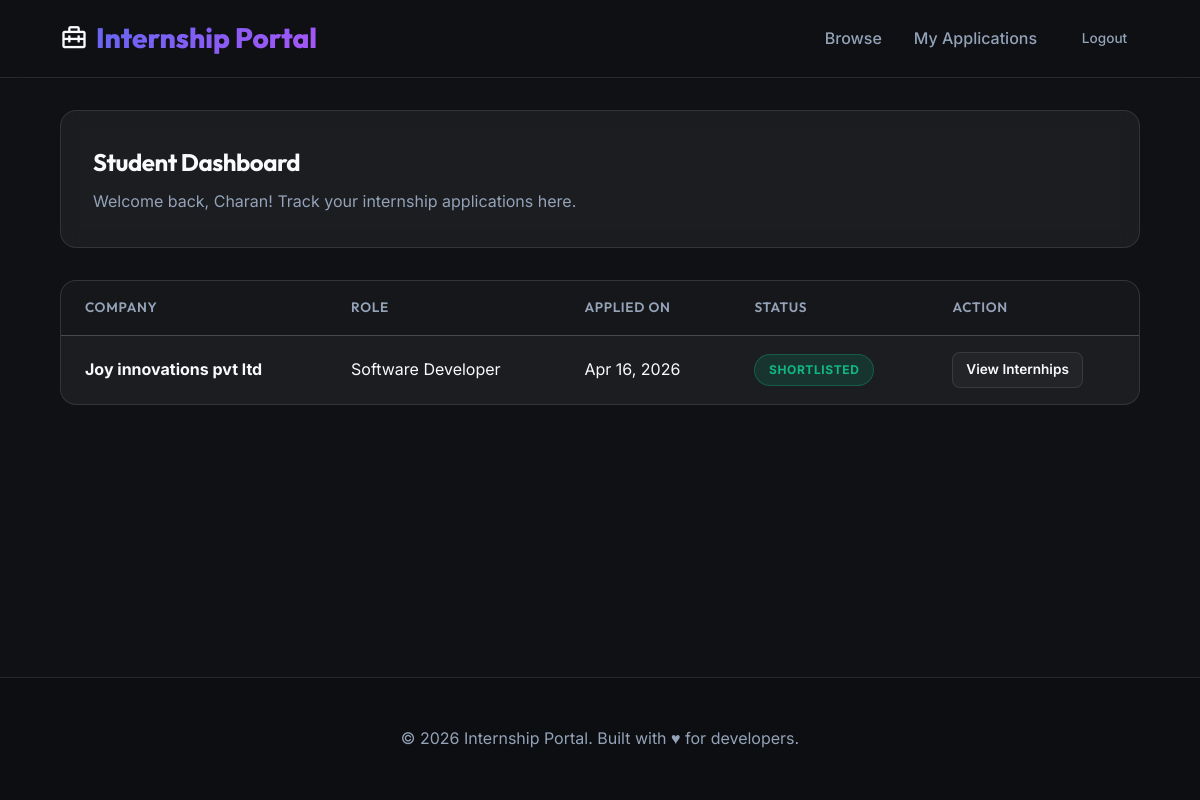
/dashboard/ (signed in), run on the app's committed database.
### internships/models.py (models this page shows, shortened)
class Application(models.Model):
    class StatusChoices(models.TextChoices):
        PENDING = 'Pending', 'Pending'
        SHORTLISTED = 'Shortlisted', 'Shortlisted'
        REJECTED = 'Rejected', 'Rejected'
    internship = models.ForeignKey(Internship, on_delete=models.CASCADE, related_name='applications')
    student = models.ForeignKey(StudentProfile, on_delete=models.CASCADE)
    resume = models.FileField(upload_to='application_resumes/', null=True, blank=False)
    applied_at = models.DateTimeField(auto_now_add=True)
    status = models.CharField(max_length=50, choices=StatusChoices.choices, default=StatusChoices.PENDING)

class Internship(models.Model):
    company = models.ForeignKey(Company, on_delete=models.CASCADE, related_name='internships')
    title = models.CharField(max_length=200)
    description = models.TextField()
    location = models.CharField(max_length=200, blank=True)
    start_date = models.DateField(blank=True, null=True)
    end_date = models.DateField(blank=True, null=True)
    stipend = models.CharField(max_length=100, blank=True)
    created_at = models.DateTimeField(auto_now_add=True)
    application_deadline = models.DateField(blank=True, null=True)
    is_published = models.BooleanField(default=True)

class Company(models.Model):
    name = models.CharField(max_length=200)
    website = models.URLField(blank=True, null=True)
    description = models.TextField(blank=True)
    class Meta:
        verbose_name_plural = 'Companies'

### internships/views.py (the view)
# urls.py: path('dashboard/', views.student_dashboard, name='dashboard'),
@login_required
def student_dashboard(request):
    if request.user.is_superuser or request.user.is_staff:
        return redirect('internships:admin_dashboard')
    student, _ = StudentProfile.objects.get_or_create(user=request.user)
    applications = Application.objects.filter(student=student).order_by('-applied_at')
    return render(request, 'internships/student_dashboard.html', {'applications': applications})

### internships/templates/internships/student_dashboard.html (shortened to what this page needs)
{% extends 'internships/base.html' %}
{% block content %}
<div class="container">
    <div class="glass-card mb-4">
        <h2 class="mb-1">Student Dashboard</h2>
        <p class="text-muted">Welcome back, {{ request.user.first_name|default:request.user.username }}! Track your internship applications here.</p>
    </div>
    <div class="table-container">
        <table>
            <thead>
                <tr>
                    <th>Company</th>
                    <th>Role</th>
                    <th>Applied On</th>
                    <th>Status</th>
                    <th>Action</th>
                </tr>
            </thead>
            <tbody>
                {% for app in applications %}
                <tr>
                    <td>
                        <strong>{{ app.internship.company.name }}</strong>
                    </td>
                    <td>{{ app.internship.title }}</td>
                    <td>{{ app.applied_at|date:"M d, Y" }}</td>
                    <td>
                        {% if app.status == 'Pending' %}
                            <span class="badge badge-pending">Pending</span>
                        {% elif app.status == 'Shortlisted' %}
                            <span class="badge badge-shortlisted">Shortlisted</span>
                        {% elif app.status == 'Rejected' %}
                            <span class="badge badge-rejected">Rejected</span>
                        {% else %}
                            <span class="badge">{{ app.status }}</span>
                        {% endif %}
                    </td>
                    <td>
                        <a href="{% url 'internships:detail' app.internship.pk %}" class="btn btn-secondary btn-sm">View Internhips</a>
                    </td>
                </tr>
                {% endfor %}
            </tbody>
        </table>
    </div>
</div>
{% endblock %}

### static/css/style.css (style rules this page uses)
:root { --bg-primary: #0f1115; --bg-secondary: rgba(255, 255, 255, 0.03); --glass-bg: rgba(255, 255, 255, 0.05); --glass-border: rgba(255, 255, 255, 0.1); --accent-primary: #6366f1; --accent-secondary: #a855f7; --accent-gradient: linear-gradient(135deg, var(--accent-primary), var(--accent-secondary)); --text-primary: #f8fafc; --text-secondary: #94a3b8; --success: #10b981; --danger: #ef4444; --warning: #f59e0b; --border-radius-lg: 16px; --border-radius-md: 12px; --border-radius-sm: 8px; --transition-normal: 0.3s ease; }
* { margin: 0; padding: 0; box-sizing: border-box; }
body { background-color: var(--bg-primary); color: var(--text-primary); font-family: 'Inter', sans-serif; line-height: 1.6; min-height: 100vh; display: flex; flex-direction: column; }
h1, h2, h3, h4, h5, h6 { font-family: 'Outfit', sans-serif; font-weight: 700; letter-spacing: -0.02em; }
a { color: var(--accent-primary); text-decoration: none; transition: var(--transition-normal); }
.container { width: 90%; max-width: 1200px; margin: 0 auto; padding: 2rem 0; }
.glass-card { background: var(--glass-bg); border: 1px solid var(--glass-border); border-radius: var(--border-radius-lg); padding: 2rem; backdrop-filter: blur(10px); -webkit-backdrop-filter: blur(10px); transition: transform var(--transition-normal), box-shadow var(--transition-normal), border-color var(--transition-normal); display: flex; flex-direction: column; }
.btn { display: inline-flex; align-items: center; justify-content: center; padding: 0.75rem 1.5rem; border-radius: var(--border-radius-md); font-weight: 600; font-family: 'Inter', sans-serif; cursor: pointer; border: none; transition: var(--transition-normal); text-align: center; text-decoration: none; }
.btn-secondary { background: var(--bg-secondary); color: var(--text-primary); border: 1px solid var(--glass-border); }
.btn-sm { padding: 0.4rem 0.8rem; font-size: 0.85rem; border-radius: var(--border-radius-sm); }
.badge { padding: 0.35rem 0.85rem; border-radius: 9999px; font-size: 0.75rem; font-weight: 700; text-transform: uppercase; letter-spacing: 0.05em; display: inline-flex; align-items: center; justify-content: center; }
.badge-shortlisted { background: rgba(16, 185, 129, 0.15); color: var(--success); border: 1px solid rgba(16, 185, 129, 0.3); }
.table-container { overflow-x: auto; background: var(--glass-bg); border-radius: var(--border-radius-lg); border: 1px solid var(--glass-border); }
table { width: 100%; border-collapse: collapse; }
th, td { padding: 1rem 1.5rem; text-align: left; border-bottom: 1px solid var(--glass-border); }
th { font-family: 'Outfit', sans-serif; font-weight: 600; color: var(--text-secondary); background: rgba(0, 0, 0, 0.2); text-transform: uppercase; font-size: 0.85rem; letter-spacing: 0.05em; }
tr:last-child td { border-bottom: none; }
.text-muted { color: var(--text-secondary); }
.mb-1 { margin-bottom: 0.5rem; }
.mb-4 { margin-bottom: 2rem; }

### data on the page
Application: internship.company.name "Joy innovations pvt ltd", internship "Software Developer", applied_at "Apr 16, 2026", status "SHORTLISTED"

### other printed values
{{ request.user.first_name|default:request.user.username }} "Charan"
